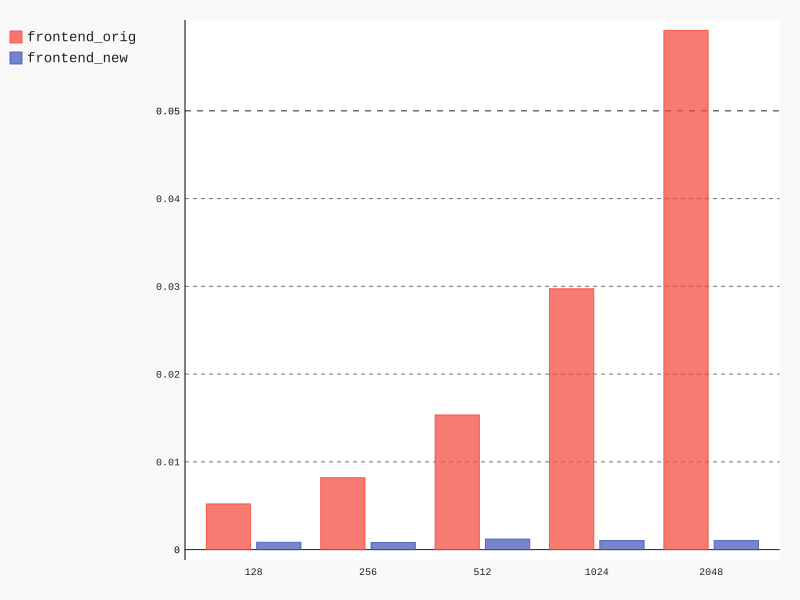

Source code (Python):
import magma as m
import timeit
import pygal


def simple_array(T, n=128, compile=False):
    class Foo(m.Circuit):
        io = m.IO(I=m.In(T[n, m.Bit]), O=m.Out(T[n, m.Bit]))
        io.O @= io.I
    if compile:
        m.compile("build/Foo", Foo)


data = {
    "frontend_orig": {},
    # "backend_orig": {},
    "frontend_new": {},
    # "backend_new": {}
}

ns = [128, 256, 512, 1024, 2048]

for n in ns:
    no_compile = timeit.Timer(lambda: simple_array(m.Array, n)).timeit(number=2)
    # with_compile = timeit.Timer(lambda: simple_array(m.Array, n, True)).timeit(number=2)
    data["frontend_orig"][n] = no_compile
    # data["backend_orig"][n] = with_compile - no_compile

    no_compile = timeit.Timer(lambda: simple_array(m.Array2, n)).timeit(number=2)
    # with_compile = timeit.Timer(lambda: simple_array(m.Array2, n, True)).timeit(number=2)
    data["frontend_new"][n] = no_compile
    # data["backend_new"][n] = with_compile - no_compile

print(data)

bar = pygal.Bar()
bar.x_labels = ns
bar.add('frontend_orig', list(data["frontend_orig"].values()))
# bar.add('backend_orig', list(data["backend_orig"].values()))
bar.add('frontend_new', list(data["frontend_new"].values()))
# bar.add('backend_new', list(data["backend_new"].values()))
bar.render_to_file("array_bench.svg")
